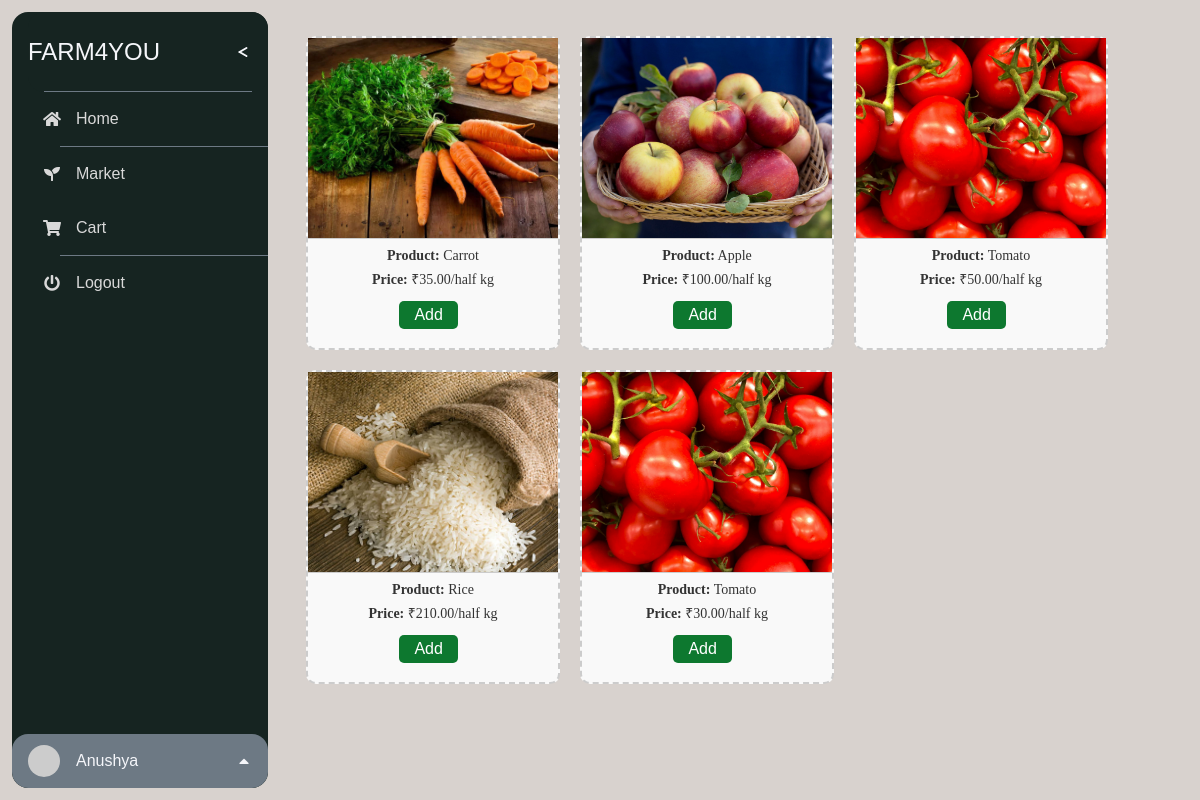
/Customer/customer_market/ (signed in), run on the app's committed database.
### Farmer/models.py (models this page shows, shortened)
class Product(models.Model):
    user = models.ForeignKey(User, on_delete=models.CASCADE)
    name = models.CharField(max_length=255)
    quantity = models.FloatField()
    price = models.DecimalField(max_digits=10, decimal_places=2)
    image = models.ImageField(upload_to='product_images/')

### Customer/views.py (the view)
# urls.py: path('customer_market/',customer_market,name='customer_market'),
def customer_market(request):
    products = Product.objects.all()  # Fetch all products
    return render(request, 'Customer/customer_market.html', {'products': products})

### Farmer/context_processors.py (called while the page is built)
def user_context(request):
    return {
        'logged_in_user': request.user if request.user.is_authenticated else None
    }

### templates/Customer/customer_market.html (shortened to what this page needs)
{% extends "Customer/cust_base.html" %}
{% load static %}
{% block content %}
<link rel="stylesheet" href="{% static 'css/Farmer/market.css' %}">
<div id="market-container">
    {% for product in products %}
    <div class="product-box">
        <div class="product-details">
            <img src="{{ product.image.url }}" alt="Product Image">
            <span><strong>Product:</strong> {{ product.name }}</span>
            <span><strong>Price:</strong> ₹{{ product.price }}/half kg</span>
            <button class="add-btn">Add</button>
        </div>
    </div>
    {% empty %}
    <p>No products available at the moment.</p>
    {% endfor %}
</div>
{% endblock %}

### templates/Customer/cust_base.html (shortened to what this page needs)
{% load static %}
<!DOCTYPE html>
<html lang="en">
<head>
    <link rel='stylesheet' href='https://cdnjs.cloudflare.com/ajax/libs/font-awesome/5.15.3/css/all.min.css'>
    <link rel="stylesheet" href="{% static 'css/Farmer/style.css' %}">
    <link rel="stylesheet" href="{% static 'css/Farmer/market.css' %}">
</head>
<body>
    <div id="nav-bar">
        <div id="nav-header"><a id="nav-title" target="_blank">FARM4YOU</a>
            <label for="nav-toggle"><span id="nav-toggle-burger"></span></label>
            <hr/>
        </div>
        <div id="nav-content">
            <div class="nav-button "><i class="fas fa-home"></i><span><a href="{% url 'others-profile' %}" class="nav-link">Home</a></span></div>
            <hr/>
            <div class="nav-button">
                <i class="fas fa-solid fa-seedling"></i>
                <span><a href="{% url 'customer_market' %}" class="nav-link">Market</a></span>
            </div>
            <div class="nav-button">
                <i class="fas fa-shopping-cart"></i>
                <span><a href="{% url 'cart' %}" class="nav-link">Cart</a></span>
            </div>
            <hr/>
            <div class="nav-button">
                <i class="fas fa-power-off"></i>
                <span id="logout-button">Logout</span>
            </div>
        </div>
        <div id="nav-footer">
            <div id="nav-footer-heading">
                <div id="nav-footer-avatar">
                    <img src="https://gravatar.com/avatar/4474ca42d303761c2901fa819c4f2547" alt="User Avatar"/>
                </div>
                <div id="nav-footer-titlebox">
                    <a id="nav-footer-title" href="#" target="_blank">
                        {{ logged_in_user.username }}
                    </a>
                </div>
                <label for="nav-footer-toggle"><i class="fas fa-caret-up"></i></label>
            </div>
        </div>
    </div>
    <div id="content">
        {% block content %}{% endblock %}
    </div>
</body>
</html>

### static/css/Farmer/style.css (style rules this page uses)
:root { --background: rgb(216, 210, 206); --navbar-width: 256px; --navbar-width-min: 80px; --navbar-dark-primary: #162421; --navbar-dark-secondary: #6d7984; --navbar-light-primary: #f5f6fa; --navbar-light-secondary: #d9d9d9; }
html, body { margin: 0; background: var(--background); }
#content { margin-left: calc(var(--navbar-width) + 2vw); padding: 1rem; }
#nav-bar { position: fixed; left: 1vw; top: 1vw; height: calc(100% - 2vw); background: var(--navbar-dark-primary); border-radius: 16px; display: flex; flex-direction: column; color: var(--navbar-light-primary); font-family: Verdana, Geneva, Tahoma, sans-serif; overflow: hidden; user-select: none; z-index: 1000; }
#nav-bar hr { margin: 0; position: relative; left: 16px; width: calc(100% - 32px); border: none; border-top: solid 1px var(--navbar-dark-secondary); }
#nav-bar a { color: inherit; text-decoration: inherit; }
#nav-header { position: relative; width: var(--navbar-width); left: 16px; width: calc(var(--navbar-width) - 16px); min-height: 80px; background: var(--navbar-dark-primary); border-radius: 16px; z-index: 2; display: flex; align-items: center; transition: width 0.2s; }
#nav-header hr { position: absolute; bottom: 0; }
#nav-title { font-size: 1.5rem; transition: opacity 1s; }
label[for=nav-toggle] { position: absolute; right: 0; width: 3rem; height: 100%; display: flex; align-items: center; justify-content: center; cursor: pointer; }
#nav-toggle-burger { position: relative; width: 16px; height: 2px; background: var(--navbar-dark-primary); border-radius: 99px; transition: background 0.2s; }
#nav-toggle-burger:before, #nav-toggle-burger:after { content: ""; position: absolute; top: -6px; width: 10px; height: 2px; background: var(--navbar-light-primary); border-radius: 99px; transform: translate(2px, 8px) rotate(30deg); transition: 0.2s; }
#nav-toggle-burger:after { top: 6px; transform: translate(2px, -8px) rotate(-30deg); }
#nav-content { margin: -16px 0; padding: 16px 0; position: relative; flex: 1; width: var(--navbar-width); background: var(--navbar-dark-primary); box-shadow: 0 0 0 16px var(--navbar-dark-primary); direction: rtl; overflow-x: hidden; transition: width 0.2s; }
.nav-button { position: relative; margin-left: 16px; height: 54px; display: flex; align-items: center; color: var(--navbar-light-secondary); direction: ltr; cursor: pointer; z-index: 1; transition: color 0.2s; }
.nav-button span { transition: opacity 1s; }
.nav-button .fas { transition: min-width 0.2s; }
#nav-bar .fas { min-width: 3rem; text-align: center; }
#nav-footer { position: relative; width: var(--navbar-width); height: 54px; background: var(--navbar-dark-secondary); border-radius: 16px; display: flex; flex-direction: column; z-index: 2; transition: width 0.2s, height 0.2s; }
#nav-footer-heading { position: relative; width: 100%; height: 54px; display: flex; align-items: center; }
#nav-footer-avatar { position: relative; margin: 11px 0 11px 16px; left: 0; width: 32px; height: 32px; border-radius: 50%; overflow: hidden; transform: translate(0); transition: 0.2s; }
#nav-footer-avatar img { height: 100%; }
#nav-footer-titlebox { position: relative; margin-left: 16px; width: 10px; display: flex; flex-direction: column; transition: opacity 1s; }
label[for=nav-footer-toggle] { position: absolute; right: 0; width: 3rem; height: 100%; display: flex; align-items: center; cursor: pointer; transition: transform 0.2s, opacity 0.2s; }

### static/css/Farmer/market.css (style rules this page uses)
#market-container { display: flex; flex-wrap: wrap; gap: 20px; padding: 20px; margin-left: 0px; transition: margin-left 0.3s; box-sizing: border-box; }
.product-box { display: flex; flex-direction: column; align-items: center; justify-content: flex-start; width: 250px; height: 310px; border: 2px dashed #cccccc; border-radius: 10px; background-color: #f9f9f9; cursor: pointer; transition: background-color 0.3s ease; position: relative; text-align: center; }
.product-details img { width: 250px; height: 200px; object-fit: cover; border-bottom: 1px solid #ccc; }
.product-details span { display: block; margin-top: 5px; color: #333; font-size: 14px; }

### templates/Customer/customer_market.html (style rules this page uses)
#content { margin-left: 270px; transition: margin-left 0.3s ease; }
.add-btn { margin-right: -100px; background-color: #0d782f; color: white; border: none; padding: 5px 15px; font-size: 16px; cursor: pointer; border-radius: 5px; margin-top: 13px; position: relative; }

### data on the page
Product: image (picture), name "Carrot", price "35.00"
Product: image (picture), name "Apple", price "100.00"
Product: image (picture), name "Tomato", price "50.00"
Product: image (picture), name "Rice", price "210.00"
Product: image (picture), name "Tomato", price "30.00"

### other printed values
{{ logged_in_user.username }} "Anushya"
